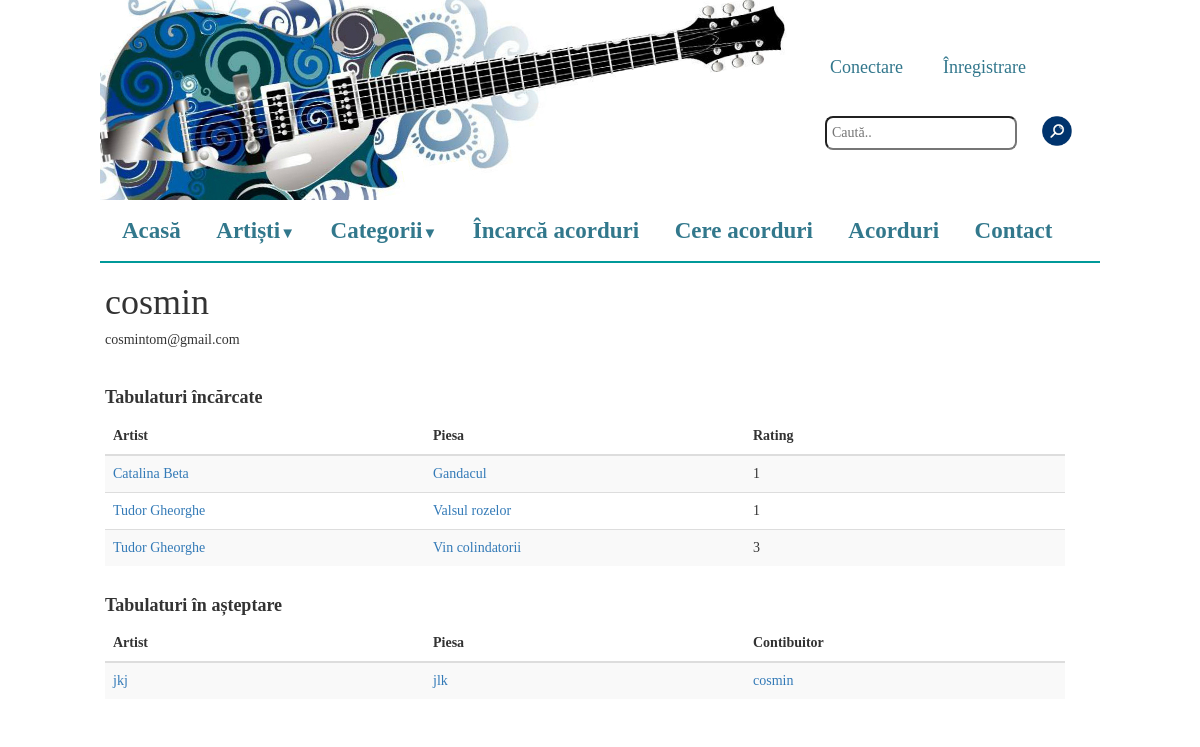
The app's page /index.php?user_uploads=1&username=cosmin with its own data.
### tables this page shows
CREATE TABLE IF NOT EXISTS `users` (
  `id` int(11) NOT NULL AUTO_INCREMENT,
  `username` varchar(30) NOT NULL,
  `password` text NOT NULL,
  `email` text NOT NULL,
  `admin` tinyint(1) DEFAULT NULL,
  PRIMARY KEY (`id`),
  UNIQUE KEY `user` (`username`),
  UNIQUE KEY `username` (`username`)
);

CREATE TABLE IF NOT EXISTS `melodii` (
  `id` int(11) NOT NULL AUTO_INCREMENT,
  `artist` varchar(100) NOT NULL,
  `titlu` varchar(100) NOT NULL,
  `cale_tmp` varchar(200) DEFAULT NULL,
  `cale` varchar(200) DEFAULT NULL,
  `categorie` varchar(200) NOT NULL,
  `uploader` varchar(200) NOT NULL,
  `plus` int(11) NOT NULL,
  `minus` int(11) NOT NULL,
  `comments_path` varchar(200) NOT NULL,
  PRIMARY KEY (`id`)
);

### includes/functions.php (called while the page is built, shortened)
<?php
function get_songs_by_uploader($uploader) {
    $result = mysql_query("SELECT * FROM melodii WHERE uploader='$uploader' and cale is not NULL order by artist, titlu");
    $songs = array();
    while($p = mysql_fetch_array($result)){
        $songs[] = $p;
    }
    return $songs;
}
function get_email_of_user($username) {
    $result = mysql_query("SELECT email FROM users WHERE username='$username'");
    return mysql_fetch_array($result)[0];
}
function is_user_admin($username) {
    $result = mysql_query("SELECT admin FROM users WHERE username='$username'");
    return $result;
}
function get_all_tmp_songs() {
    $result = mysql_query("SELECT * FROM melodii WHERE cale is NULL and cale_tmp is not NULL order by artist, titlu");
    $songs = array();
    while($p = mysql_fetch_array($result)){
        $songs[] = $p;
    }
    return $songs;
}
?>

### pages/user_uploads.php (the view, shortened to what this page needs)
<div class="artist_tabs">
<?php
	$username = $_GET['username'];
	print "<h1>".$username."</h1>";
	$email = get_email_of_user($username);
	print "<h5>".$email."</h5><br>";
?>
<?php
	$all_songs = get_songs_by_uploader($username);
	if (count($all_songs) == 0) {
?>
<?php
	} else {
?>
    <div class="row col-sm-8">
        <h4 style="font-weight:bold">Tabulaturi încărcate</h4>
    </div>
	<div class="row col-sm-12">
	<table id="tabs" class="table table-striped">
		<thead>
			<tr>
				<th class="col-sm-4">Artist</th>
				<th class="col-sm-4">Piesa</th>
				<th class="col-sm-4">Rating</th>
			</tr>
		</thead>
		<tbody>
			<?php
				foreach ($all_songs as $sg){
			?>
			<tr>
				<td><?php print "<a href=\"index.php?artist=".$sg['artist']."\">".$sg['artist']."</a>";?></td>
				<td><?php print "<a href=\"index.php?song=".$sg['id']."\">".$sg['titlu']."</a>";?></td>
				<td><?php print $sg['plus']-$sg['minus'];?></td>
			</tr>
			<?php
				}
			?>
		</tbody>
	</table>
	</div>
<?php
		}
	$admin = is_user_admin($username);
	if ($admin == true) {
		$all_tmp_songs = get_all_tmp_songs();
		if (count($all_tmp_songs) != 0) {
?>
        <div class="row col-sm-8">
            <h4 style="font-weight:bold">Tabulaturi în așteptare</h4>
        </div>
		<div class="row col-sm-12">
		<table id="tabs" class="table table-striped">
	        <thead>
				<tr>
					<th class="col-sm-4">Artist</th>
					<th class="col-sm-4">Piesa</th>
					<th class="col-sm-4">Contibuitor</th>
				</tr>
			</thead>
			<tbody>
				<?php
					foreach ($all_tmp_songs as $sg){
				?>
				<tr>
					<td><?php print "<a href=\"index.php?artist=".$sg['artist']."\">".$sg['artist']."</a>";?></td>
					<td><?php print "<a href=\"index.php?tmp-song=".$sg['id']."\">".$sg['titlu']."</a>";?></td>
					<td><a href="index.php?user_uploads=1&username=<?php echo $res['uploader']; ?>"><?php print $sg['uploader'];?></a></td>
				</tr>
				<?php
					}
				?>
			</tbody>
	    </table>
	</div>
<?php
		}
	}
?>
</div>

### css/main.css (style rules this page uses)
* { margin: 0px; padding: 0px; }
body { overflow-x: hidden; font-family: "Palatino Linotype", "Book Antiqua", Palatino, serif; }

### records on screen
users: email "cosmintom@gmail.com"
melodii: artist "Catalina Beta", titlu "Gandacul", $sg['plus']-$sg['minus'] "1"
melodii: artist "Tudor Gheorghe", titlu "Valsul rozelor", $sg['plus']-$sg['minus'] "1"
melodii: artist "Tudor Gheorghe", titlu "Vin colindatorii", $sg['plus']-$sg['minus'] "3"
melodii: artist "jkj", titlu "jlk", uploader "cosmin"

### other values on screen
$username "cosmin"
